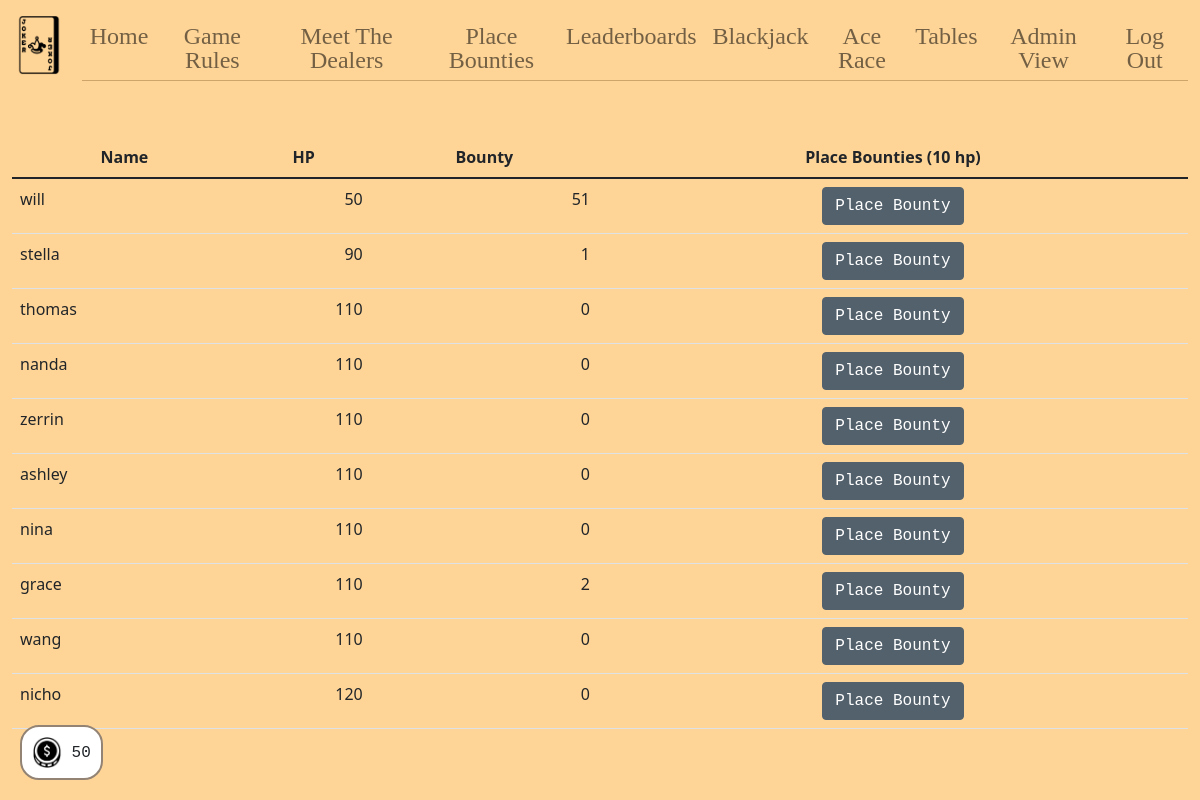
Before: /players (signed in) with the older database file.
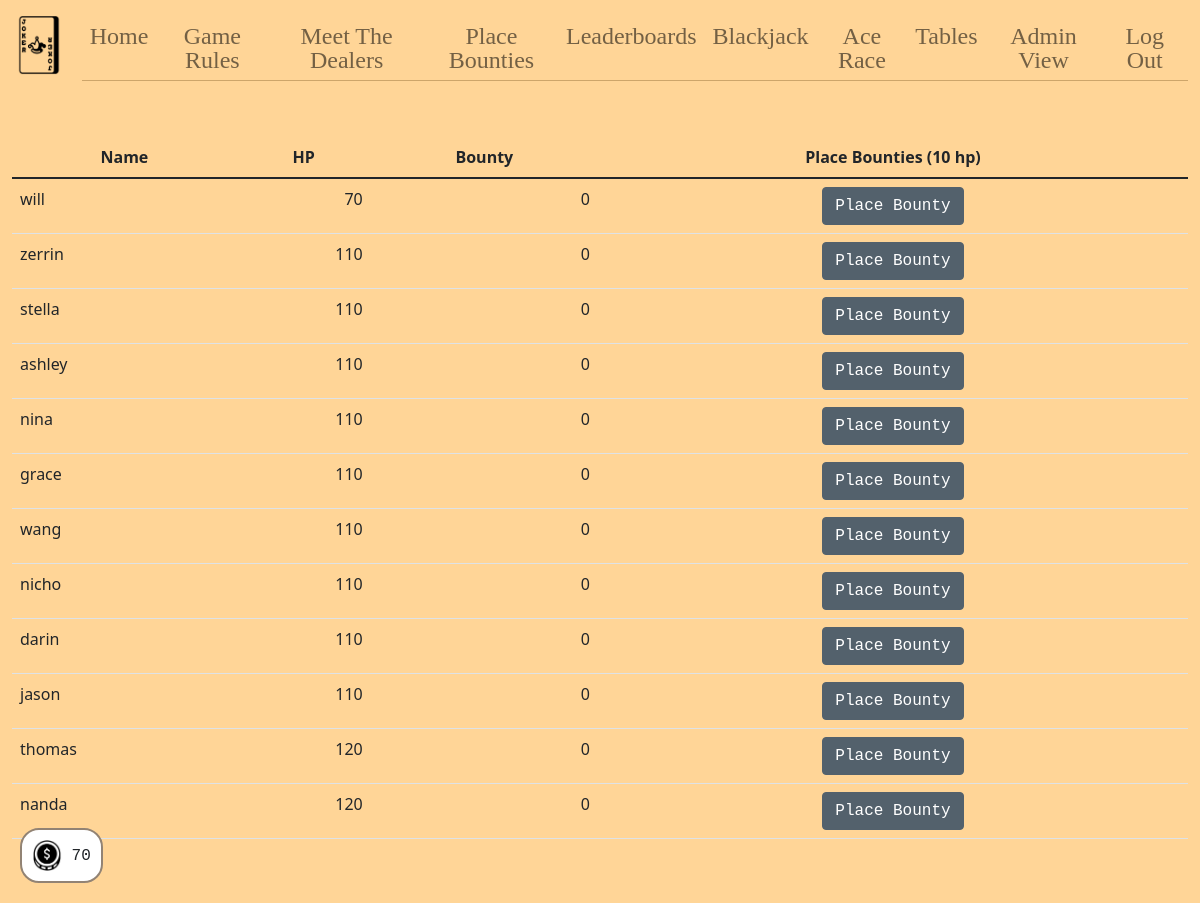
After: the same page with the newer database file.
### tables this page shows
CREATE TABLE users (
  id INTEGER PRIMARY KEY AUTOINCREMENT,
  name TEXT NOT NULL,
  hash TEXT NOT NULL,
  email TEXT,
  hp INTEGER DEFAULT 100 NOT NULL,
  bounty INTEGER DEFAULT 0 NOT NULL,
  lucky INTEGER DEFAULT 0 NOT NULL,
  playing INTEGER DEFAULT 0 NOT NULL,
  dealing INTEGER DEFAULT 0 NOT NULL,
  permission INTEGER DEFAULT 0 NOT NULL,
  poker INTEGER DEFAULT 0 NOT NULL,
  tableid INTEGER DEFAULT 0 NOT NULL
);

### app.py (the view)
@app.route("/players", methods=["GET", "POST"])
@login_required
def players():
    if request.method == "POST":
        id = int(request.form['user_id'])
        rows = db.execute("SELECT * FROM users WHERE id = ?", session["user_id"])
        if rows[0]["hp"] < 10:
            return jsonify({'success': False})
        db.execute("UPDATE users SET hp = hp - 10, lucky = lucky + 10 WHERE id = ?", session["user_id"])
        db.execute("UPDATE users SET bounty = bounty + 1 WHERE id = ?", id)
        rows = db.execute("SELECT * FROM users WHERE id = ?", session["user_id"])
        session["hp"] = rows[0]["hp"]
        hp = session["hp"]
        return jsonify({'success': True, 'hp': hp})
    else:
        players = db.execute("SELECT * FROM users ORDER BY hp")
        return render_template("players.html", players=players)

### app.py (called while the page is built)
@app.after_request
def after_request(response):
    response.headers["Cache-Control"] = "no-cache, no-store, must-revalidate"
    response.headers["Expires"] = 0
    response.headers["Pragma"] = "no-cache"
    return response

### helpers.py (called while the page is built)
def login_required(f):
    @wraps(f)
    def decorated_function(*args, **kwargs):
        if session.get("user_id") is None:
            return redirect("/login")
        return f(*args, **kwargs)
    return decorated_function

### templates/players.html (shortened to what this page needs)
{% extends "layout.html" %}
{% block main %}
    <div class="table-borderless table-responsive">
    <table class="table">
        <thead>
            <tr>
                <th>Name</th>
                <th>HP</th>
                <th>Bounty</th>
                <th>Place Bounties &#40;10 hp&#41;</th>
            </tr>
        </thead>
        <tbody>
    {% for player in players %}
        <tr class="">
            <td class="text-start">{{ player["name"] }}</td>
            <td class="text-end">{{ player["hp"] }}</td>
            <td class="text-end"> {{ player["bounty"] }} </td>
            <td><button class="btn btn-primary btn-updated" onClick="placeBounty({{ player["id"] }})">Place Bounty</button></td>
        </tr>
    {% endfor %}
    </tbody>
    </table>
</div>
{% endblock %}
{% block footer %}
    <div id="value-container"><img class="img-fluid money" src="/static/money.png"> {{ session["hp"] }} </div>
{% endblock %}

### templates/layout.html (shortened to what this page needs)
<!DOCTYPE html>
<html lang="en">
    <head>
        <link href="https://cdn.jsdelivr.net/npm/bootstrap@5.1.3/dist/css/bootstrap.min.css" rel="stylesheet">
        <link href="/static/styles.css" rel="stylesheet">
        <link href="/static/popups.css" rel="stylesheet">
    </head>
    <body>
        <nav class="bg-light navbar navbar-expand-md navbar-light">
            <div class="container-fluid">
                <a class="navbar-brand" href="/"><img class="img-fluid jokerimg" src="/static/poker-cards.png"></a>
                <div class="collapse navbar-collapse" id="navbar">
                    {% if session["admin"] == 1 %}
                        <ul class="navbar-nav me-auto mt-2 text-center navfont">
                            <li class="nav-item"><a class="nav-link" href="/home">Home</a></li>
                            <li class="nav-item"><a class="nav-link" href="/rules">Game Rules</a></li>
                            <li class="nav-item"><a class="nav-link" href="/dealers">Meet The Dealers</a></li>
                            <li class="nav-item"><a class="nav-link" href="/players">Place Bounties</a></li>
                            <li class="nav-item"><a class="nav-link" href="/leaderboard">Leaderboards</a></li>
                            <li class="nav-item"><a class="nav-link" href="/blackjack">Blackjack</a></li>
                            <li class="nav-item"><a class="nav-link" href="/acerace">Ace Race</a></li>
                            <li class="nav-item"><a class="nav-link" href="/tables">Tables</a></li>
                            <li class="nav-item"><a class="nav-link" href="/admin">Admin View</a></li>
                        </ul>
                        <ul class="navbar-nav ms-auto mt-2 text-center navfont">
                            <li class="nav-item"><a class="nav-link" href="/logout">Log Out</a></li>
                        </ul>
                    {% endif %}
                </div>
            </div>
        </nav>
        <main class="container-fluid py-5 text-center">
            {% block main %}{% endblock %}
        </main>
    </body>
    <footer>
        {% block footer %}{% endblock %}
    </footer>
</html>

### static/styles.css (style rules this page uses)
nav .navbar-brand { font-size: xx-large; }
.btn-updated { background-color:#53616C; border-color:#53616C; font-family: monospace; }
.bg-light { --bs-bg-opacity: 0; }
.container-fluid { background-color: #FFD597; }
body { background-color: #FFD597; }
.jokerimg { x: 10; width: 60px; height: 60px; }
.money { width: 30px; height: 30; }
.navbar-nav li { border-bottom: 1px solid #CDA56A; }
.navbar-nav li a { color: #924828; }
.navfont { color: #924848; font-family: Poppins; font-style: bold; font-size: 24px; line-height: 36px; line-height: 100%; letter-spacing: 4%; }

### static/popups.css (style rules this page uses)
#value-container { position: fixed; bottom: 20px; left: 20px; padding: 10px; background-color: #FFFFFF; border-radius: 19px; border: 2px solid #928374; font-family: monospace; }

Changed rows visible on the page:
changed users "will": hp "50" → "70"; bounty "51" → "0"
changed users "zerrin": moves up the list
changed users "stella": hp "90" → "110"; bounty "1" → "0"
changed users "grace": bounty "2" → "0"
changed users "nicho": hp "120" → "110"
added users: name "darin", hp "110", bounty "0"
added users: name "jason", hp "110", bounty "0"
changed users "thomas": hp "110" → "120"; moves down the list
changed users "nanda": hp "110" → "120"; moves down the list
Other visible differences:
{{ session["hp"] }}: "50" → "70"
